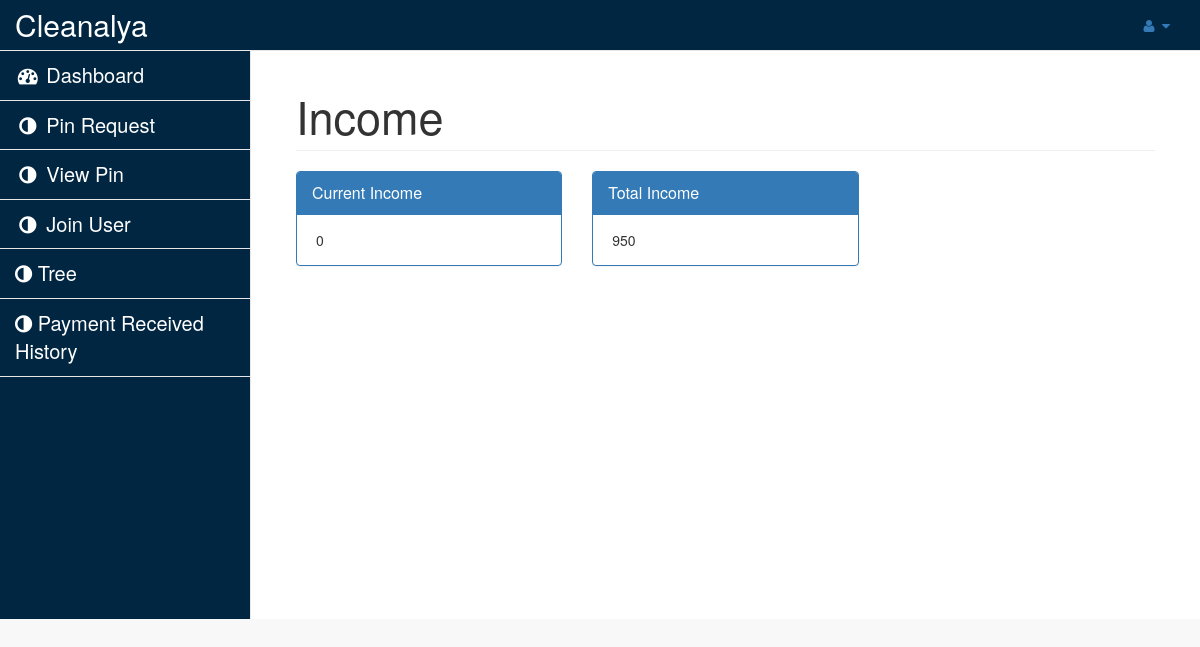
The app's page /income.php (signed in), older data.
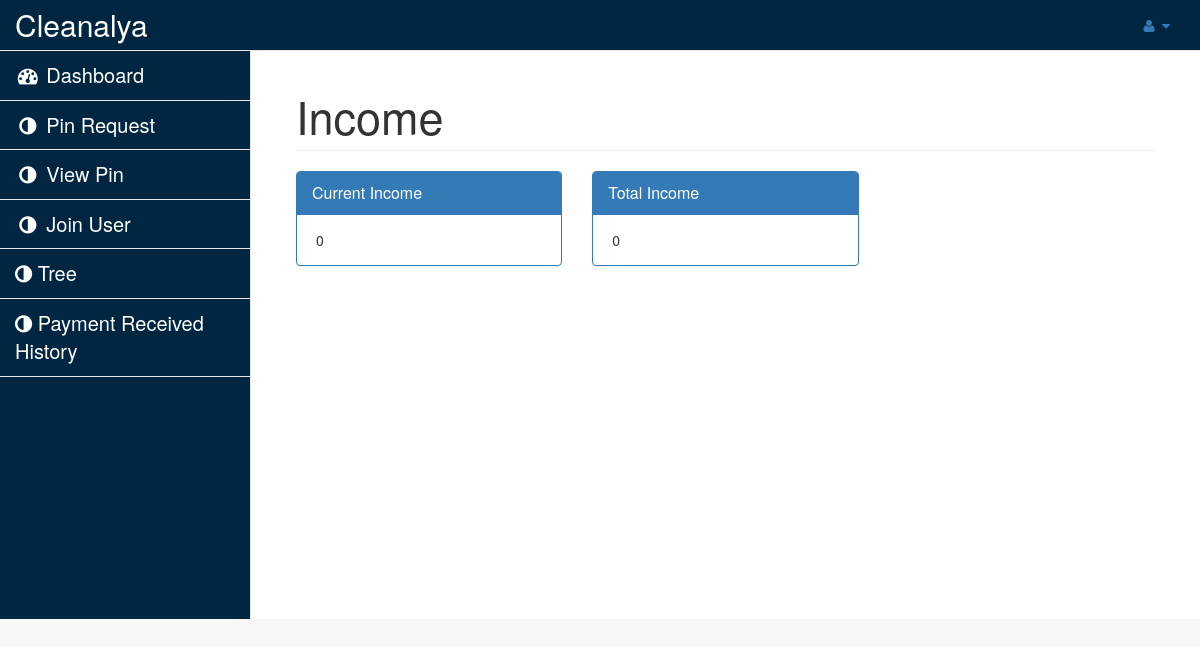
The same page, newer data.
### tables this page shows
CREATE TABLE `income` (
  `id` int(11) NOT NULL,
  `userid` varchar(50) DEFAULT NULL,
  `current_bal` int(11) NOT NULL,
  `total_bal` int(11) DEFAULT 0
);

### income.php (the view, shortened to what this page needs)
<?php
include('php-includes/connect.php');
$userid = $_SESSION['userid'];
?>
<!DOCTYPE html>
<html lang="en">
<head>
    <link href="vendor/bootstrap/css/bootstrap.min.css" rel="stylesheet">
    <link href="vendor/metisMenu/metisMenu.min.css" rel="stylesheet">
    <link href="dist/css/sb-admin-2.css" rel="stylesheet">
    <link href="vendor/font-awesome/css/font-awesome.min.css" rel="stylesheet" type="text/css">
</head>
<body>
    <div id="wrapper" style="background-color: #002642">
        <?php include('php-includes/menu.php'); ?>
        <div id="page-wrapper">
            <div class="container-fluid">
                <div class="row">
                    <div class="col-lg-12">
                        <h1 class="page-header" style="font-size:45px">Income</h1>
                    </div>
                </div>
                <div class="row">
                	<?php
						$query = mysqli_query($con,"select * from income where userid='$userid'");
						$result = mysqli_fetch_array($query);
					?>
                	<div class="col-lg-4">
                    	<div class="panel panel-primary">
                        	<div class="panel-heading">
                            	<div class="panel-title">Current Income</div>
                            </div>
                            <div class="panel-body">
                            	<i class="fa fa-rupess"></i> <?php echo $result['current_bal']; ?>
                            </div>
                        </div>
                    </div>
                    <div class="col-lg-4">
                    	<div class="panel panel-primary">
                        	<div class="panel-heading">
                            	<div class="panel-title">Total Income</div>
                            </div>
                            <div class="panel-body">
                            	<i class="fa fa-rupess"></i> <?php echo $result['total_bal']; ?>
                            </div>
                        </div>
                    </div>
                </div>
            </div>
        </div>
    </div>
</body>
</html>

Row changes from the older to the newer data that the page shows:
changed income: total_bal "950" → "0"
